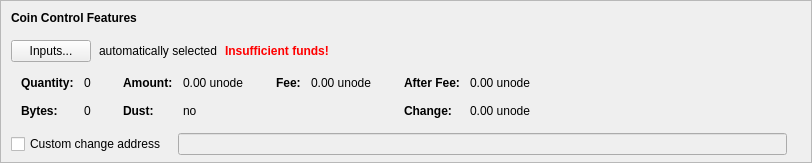
    <widget class="QFrame" name="frameCoinControl">
     <property name="sizePolicy">
      <sizepolicy hsizetype="Expanding" vsizetype="Expanding">
       <horstretch>0</horstretch>
       <verstretch>0</verstretch>
      </sizepolicy>
     </property>
     <property name="maximumSize">
      <size>
       <width>16777215</width>
       <height>16777215</height>
      </size>
     </property>
     <property name="frameShape">
      <enum>QFrame::StyledPanel</enum>
     </property>
     <property name="frameShadow">
      <enum>QFrame::Sunken</enum>
     </property>
     <layout class="QVBoxLayout" name="verticalLayoutCoinControl2">
      <property name="spacing">
       <number>0</number>
      </property>
      <property name="leftMargin">
       <number>0</number>
      </property>
      <property name="topMargin">
       <number>0</number>
      </property>
      <property name="rightMargin">
       <number>0</number>
      </property>
      <property name="bottomMargin">
       <number>6</number>
      </property>
      <item>
       <layout class="QVBoxLayout" name="verticalLayoutCoinControl" stretch="0,0,0,0,1">
        <property name="spacing">
         <number>0</number>
        </property>
        <property name="leftMargin">
         <number>10</number>
        </property>
        <property name="topMargin">
         <number>10</number>
        </property>
        <item>
         <layout class="QHBoxLayout" name="horizontalLayoutCoinControl1">
          <property name="bottomMargin">
           <number>15</number>
          </property>
          <item>
           <widget class="QLabel" name="labelCoinControlFeatures">
            <property name="sizePolicy">
             <sizepolicy hsizetype="Preferred" vsizetype="Maximum">
              <horstretch>0</horstretch>
              <verstretch>0</verstretch>
             </sizepolicy>
            </property>
            <property name="font">
             <font>
              <weight>75</weight>
              <bold>true</bold>
             </font>
            </property>
            <property name="styleSheet">
             <string notr="true">font-weight:bold;</string>
            </property>
            <property name="text">
             <string>Coin Control Features</string>
            </property>
           </widget>
          </item>
         </layout>
        </item>
        <item>
         <layout class="QHBoxLayout" name="horizontalLayoutCoinControl2" stretch="0,0,0,0">
          <property name="spacing">
           <number>8</number>
          </property>
          <property name="bottomMargin">
           <number>10</number>
          </property>
          <item>
           <widget class="QPushButton" name="pushButtonCoinControl">
            <property name="styleSheet">
             <string notr="true"/>
            </property>
            <property name="text">
             <string>Inputs...</string>
            </property>
            <property name="autoDefault">
             <bool>false</bool>
            </property>
           </widget>
          </item>
          <item>
           <widget class="QLabel" name="labelCoinControlAutomaticallySelected">
            <property name="text">
             <string>automatically selected</string>
            </property>
            <property name="margin">
             <number>5</number>
            </property>
           </widget>
          </item>
          <item>
           <widget class="QLabel" name="labelCoinControlInsuffFunds">
            <property name="font">
             <font>
              <weight>75</weight>
              <bold>true</bold>
             </font>
            </property>
            <property name="styleSheet">
             <string notr="true">color:red;font-weight:bold;</string>
            </property>
            <property name="text">
             <string>Insufficient funds!</string>
            </property>
            <property name="margin">
             <number>5</number>
            </property>
           </widget>
          </item>
          <item>
           <spacer name="horizontalSpacerCoinControl">
            <property name="orientation">
             <enum>Qt::Horizontal</enum>
            </property>
            <property name="sizeHint" stdset="0">
             <size>
              <width>40</width>
              <height>1</height>
             </size>
            </property>
           </spacer>
          </item>
         </layout>
        </item>
        <item>
         <widget class="QWidget" name="widgetCoinControl" native="true">
          <property name="sizePolicy">
           <sizepolicy hsizetype="Preferred" vsizetype="Preferred">
            <horstretch>0</horstretch>
            <verstretch>0</verstretch>
           </sizepolicy>
          </property>
          <property name="minimumSize">
           <size>
            <width>0</width>
            <height>0</height>
           </size>
          </property>
          <property name="styleSheet">
           <string notr="true"/>
          </property>
          <layout class="QHBoxLayout" name="horizontalLayoutCoinControl5">
           <property name="leftMargin">
            <number>0</number>
           </property>
           <property name="topMargin">
            <number>0</number>
           </property>
           <property name="rightMargin">
            <number>0</number>
           </property>
           <property name="bottomMargin">
            <number>0</number>
           </property>
           <item>
            <layout class="QHBoxLayout" name="horizontalLayoutCoinControl3" stretch="0,0,0,1">
             <property name="spacing">
              <number>20</number>
             </property>
             <property name="topMargin">
              <number>0</number>
             </property>
             <property name="bottomMargin">
              <number>10</number>
             </property>
             <item>
              <layout class="QFormLayout" name="formLayoutCoinControl1">
               <property name="horizontalSpacing">
                <number>10</number>
               </property>
               <property name="verticalSpacing">
                <number>14</number>
               </property>
               <property name="leftMargin">
                <number>10</number>
               </property>
               <property name="topMargin">
                <number>4</number>
               </property>
               <property name="rightMargin">
                <number>6</number>
               </property>
               <item row="0" column="0">
                <widget class="QLabel" name="labelCoinControlQuantityText">
                 <property name="font">
                  <font>
                   <weight>75</weight>
                   <bold>true</bold>
                  </font>
                 </property>
                 <property name="text">
                  <string>Quantity:</string>
                 </property>
                 <property name="margin">
                  <number>0</number>
                 </property>
                </widget>
               </item>
               <item row="0" column="1">
                <widget class="QLabel" name="labelCoinControlQuantity">
                 <property name="cursor">
                  <cursorShape>IBeamCursor</cursorShape>
                 </property>
                 <property name="contextMenuPolicy">
                  <enum>Qt::ActionsContextMenu</enum>
                 </property>
                 <property name="text">
                  <string notr="true">0</string>
                 </property>
                 <property name="margin">
                  <number>0</number>
                 </property>
                 <property name="textInteractionFlags">
                  <set>Qt::LinksAccessibleByMouse|Qt::TextSelectableByKeyboard|Qt::TextSelectableByMouse</set>
                 </property>
                </widget>
               </item>
               <item row="1" column="0">
                <widget class="QLabel" name="labelCoinControlBytesText">
                 <property name="font">
                  <font>
                   <weight>75</weight>
                   <bold>true</bold>
                  </font>
                 </property>
                 <property name="text">
                  <string>Bytes:</string>
                 </property>
                </widget>
               </item>
               <item row="1" column="1">
                <widget class="QLabel" name="labelCoinControlBytes">
                 <property name="cursor">
                  <cursorShape>IBeamCursor</cursorShape>
                 </property>
                 <property name="contextMenuPolicy">
                  <enum>Qt::ActionsContextMenu</enum>
                 </property>
                 <property name="text">
                  <string notr="true">0</string>
                 </property>
                 <property name="textInteractionFlags">
                  <set>Qt::LinksAccessibleByMouse|Qt::TextSelectableByKeyboard|Qt::TextSelectableByMouse</set>
                 </property>
                </widget>
               </item>
              </layout>
             </item>
             <item>
              <layout class="QFormLayout" name="formLayoutCoinControl2">
               <property name="horizontalSpacing">
                <number>10</number>
               </property>
               <property name="verticalSpacing">
                <number>14</number>
               </property>
               <property name="leftMargin">
                <number>6</number>
               </property>
               <property name="topMargin">
                <number>4</number>
               </property>
               <property name="rightMargin">
                <number>6</number>
               </property>
               <item row="0" column="0">
                <widget class="QLabel" name="labelCoinControlAmountText">
                 <property name="font">
                  <font>
                   <weight>75</weight>
                   <bold>true</bold>
                  </font>
                 </property>
                 <property name="text">
                  <string>Amount:</string>
                 </property>
                 <property name="margin">
                  <number>0</number>
                 </property>
                </widget>
               </item>
               <item row="0" column="1">
                <widget class="QLabel" name="labelCoinControlAmount">
                 <property name="cursor">
                  <cursorShape>IBeamCursor</cursorShape>
                 </property>
                 <property name="contextMenuPolicy">
                  <enum>Qt::ActionsContextMenu</enum>
                 </property>
                 <property name="text">
                  <string notr="true">0.00 unode</string>
                 </property>
                 <property name="textInteractionFlags">
                  <set>Qt::LinksAccessibleByMouse|Qt::TextSelectableByKeyboard|Qt::TextSelectableByMouse</set>
                 </property>
                </widget>
               </item>
               <item row="1" column="0">
                <widget class="QLabel" name="labelCoinControlLowOutputText">
                 <property name="font">
                  <font>
                   <weight>75</weight>
                   <bold>true</bold>
                  </font>
                 </property>
                 <property name="text">
                  <string>Dust:</string>
                 </property>
                </widget>
               </item>
               <item row="1" column="1">
                <widget class="QLabel" name="labelCoinControlLowOutput">
                 <property name="cursor">
                  <cursorShape>IBeamCursor</cursorShape>
                 </property>
                 <property name="contextMenuPolicy">
                  <enum>Qt::ActionsContextMenu</enum>
                 </property>
                 <property name="text">
                  <string notr="true">no</string>
                 </property>
                 <property name="textInteractionFlags">
                  <set>Qt::LinksAccessibleByMouse|Qt::TextSelectableByKeyboard|Qt::TextSelectableByMouse</set>
                 </property>
                </widget>
               </item>
              </layout>
             </item>
             <item>
              <layout class="QFormLayout" name="formLayoutCoinControl3">
               <property name="horizontalSpacing">
                <number>10</number>
               </property>
               <property name="verticalSpacing">
                <number>14</number>
               </property>
               <property name="leftMargin">
                <number>6</number>
               </property>
               <property name="topMargin">
                <number>4</number>
               </property>
               <property name="rightMargin">
                <number>6</number>
               </property>
               <item row="0" column="0">
                <widget class="QLabel" name="labelCoinControlFeeText">
                 <property name="font">
                  <font>
                   <weight>75</weight>
                   <bold>true</bold>
                  </font>
                 </property>
                 <property name="text">
                  <string>Fee:</string>
                 </property>
                 <property name="margin">
                  <number>0</number>
                 </property>
                </widget>
               </item>
               <item row="0" column="1">
                <widget class="QLabel" name="labelCoinControlFee">
                 <property name="cursor">
                  <cursorShape>IBeamCursor</cursorShape>
                 </property>
                 <property name="contextMenuPolicy">
                  <enum>Qt::ActionsContextMenu</enum>
                 </property>
                 <property name="text">
                  <string notr="true">0.00 unode</string>
                 </property>
                 <property name="textInteractionFlags">
                  <set>Qt::LinksAccessibleByMouse|Qt::TextSelectableByKeyboard|Qt::TextSelectableByMouse</set>
                 </property>
                </widget>
               </item>
             </layout>
             </item>
             <item>
              <layout class="QFormLayout" name="formLayoutCoinControl4">
               <property name="horizontalSpacing">
                <number>10</number>
               </property>
               <property name="verticalSpacing">
                <number>14</number>
               </property>
               <property name="leftMargin">
                <number>6</number>
               </property>
               <property name="topMargin">
                <number>4</number>
               </property>
               <property name="rightMargin">
                <number>6</number>
               </property>
               <item row="0" column="0">
                <widget class="QLabel" name="labelCoinControlAfterFeeText">
                 <property name="font">
                  <font>
                   <weight>75</weight>
                   <bold>true</bold>
                  </font>
                 </property>
                 <property name="text">
                  <string>After Fee:</string>
                 </property>
                 <property name="margin">
                  <number>0</number>
                 </property>
                </widget>
               </item>
               <item row="0" column="1">
                <widget class="QLabel" name="labelCoinControlAfterFee">
                 <property name="cursor">
                  <cursorShape>IBeamCursor</cursorShape>
                 </property>
                 <property name="contextMenuPolicy">
                  <enum>Qt::ActionsContextMenu</enum>
                 </property>
                 <property name="text">
                  <string notr="true">0.00 unode</string>
                 </property>
                 <property name="textInteractionFlags">
                  <set>Qt::LinksAccessibleByMouse|Qt::TextSelectableByKeyboard|Qt::TextSelectableByMouse</set>
                 </property>
                </widget>
               </item>
               <item row="1" column="0">
                <widget class="QLabel" name="labelCoinControlChangeText">
                 <property name="font">
                  <font>
                   <weight>75</weight>
                   <bold>true</bold>
                  </font>
                 </property>
                 <property name="text">
                  <string>Change:</string>
                 </property>
                </widget>
               </item>
               <item row="1" column="1">
                <widget class="QLabel" name="labelCoinControlChange">
                 <property name="cursor">
                  <cursorShape>IBeamCursor</cursorShape>
                 </property>
                 <property name="contextMenuPolicy">
                  <enum>Qt::ActionsContextMenu</enum>
                 </property>
                 <property name="text">
                  <string notr="true">0.00 unode</string>
                 </property>
                 <property name="textInteractionFlags">
                  <set>Qt::LinksAccessibleByMouse|Qt::TextSelectableByKeyboard|Qt::TextSelectableByMouse</set>
                 </property>
                </widget>
               </item>
              </layout>
             </item>
            </layout>
           </item>
          </layout>
         </widget>
        </item>
        <item>
         <layout class="QHBoxLayout" name="horizontalLayoutCoinControl4" stretch="0,0,0">
          <property name="spacing">
           <number>12</number>
          </property>
          <property name="sizeConstraint">
           <enum>QLayout::SetDefaultConstraint</enum>
          </property>
          <property name="topMargin">
           <number>5</number>
          </property>
          <property name="rightMargin">
           <number>5</number>
          </property>
          <item>
           <widget class="QCheckBox" name="checkBoxCoinControlChange">
            <property name="toolTip">
             <string>If this is activated, but the change address is empty or invalid, change will be sent to a newly generated address.</string>
            </property>
            <property name="text">
             <string>Custom change address</string>
            </property>
           </widget>
          </item>
          <item>
           <widget class="QValidatedLineEdit" name="lineEditCoinControlChange">
            <property name="enabled">
             <bool>false</bool>
            </property>
            <property name="sizePolicy">
             <sizepolicy hsizetype="Expanding" vsizetype="Fixed">
              <horstretch>0</horstretch>
              <verstretch>0</verstretch>
             </sizepolicy>
            </property>
           </widget>
          </item>
          <item>
           <widget class="QLabel" name="labelCoinControlChangeLabel">
            <property name="sizePolicy">
             <sizepolicy hsizetype="Preferred" vsizetype="Expanding">
              <horstretch>0</horstretch>
              <verstretch>0</verstretch>
             </sizepolicy>
            </property>
            <property name="minimumSize">
             <size>
              <width>0</width>
              <height>0</height>
             </size>
            </property>
            <property name="text">
             <string/>
            </property>
            <property name="margin">
             <number>3</number>
            </property>
           </widget>
          </item>
         </layout>
        </item>
        <item>
         <spacer name="verticalSpacerCoinControl">
          <property name="orientation">
           <enum>Qt::Vertical</enum>
          </property>
          <property name="sizeHint" stdset="0">
           <size>
            <width>800</width>
            <height>1</height>
           </size>
          </property>
         </spacer>
        </item>
       </layout>
      </item>
     </layout>
    </widget>
